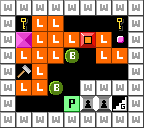

Below is a game level as drawn by its tile map, then a one-line description and the .tmx file that defines it, in full:
An orthogonal 9x8 tile map with 16x16 px tiles, 1 tile layer (Tile layer 1).

<map version="1.0" tiledversion="1.1.5" orientation="orthogonal" renderorder="right-down" width="9" height="8" tilewidth="16" tileheight="16" infinite="0" nextobjectid="1">
 <properties>
  <property name="difficulty" value="6" />
  <property name="name" value="Eyes on Fire" />
  <property name="turns" value="50" />
 </properties>
 <tileset firstgid="1" source="../../../dev/editor_tileset.tsx" />
 <layer name="Tile layer 1" width="9" height="8">
  <data encoding="csv">
1,1,1,1,1,1,1,1,1,
1,5,3,3,0,0,0,5,1,
1,7,3,3,3,13,3,8,1,
1,3,3,3,15,0,3,3,1,
1,12,3,0,0,0,0,0,1,
1,3,3,15,0,1,1,1,1,
1,0,0,0,17,4,4,18,1,
1,1,1,1,1,1,1,1,1
</data>
 </layer>
</map>
